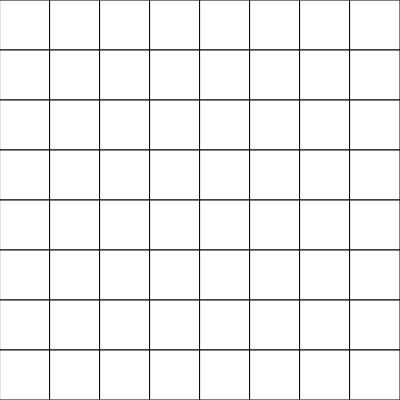
Frame 1 (no input)
Frame 60 (no input): identical to frame 1, image omitted
Frame 120 (the mouse pressed at the canvas centre since frame 60): identical to frame 1, image omitted

The p5.js sketch that drew this single still picture (run headless with seeded random() and noise() and a simulated clock; from frame 60 on, the mouse is pressed at the canvas centre):

// p5.js sketch
// ── sketch.js
function setup(){

    createCanvas(400,400)
    background(255)
}

function draw(){

    let cols = 8
    let squareSize =  width/cols

    let y = 0;

    while(y < height){

        let x = 0

        while(x < width){

            rect(x,y, squareSize, squareSize)
            x += squareSize;
        }

        y += squareSize;
    }
}
